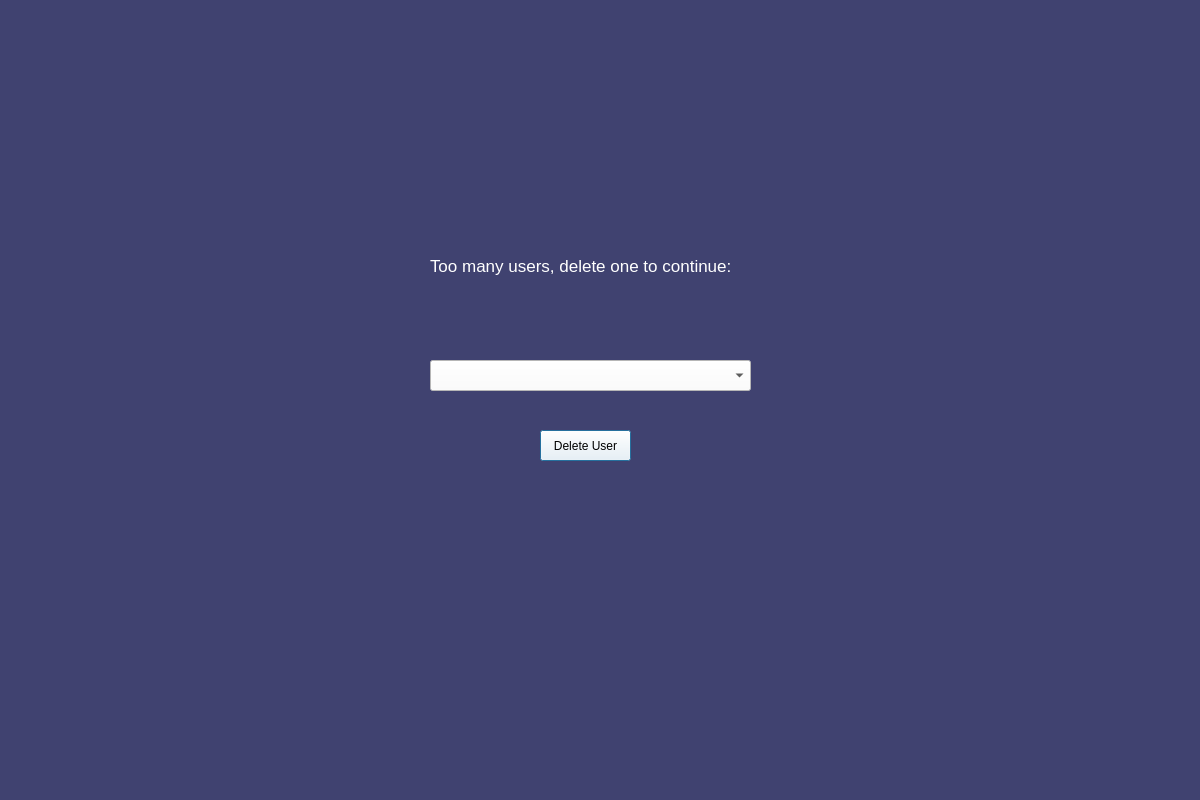
<?xml version="1.0" encoding="UTF-8"?>
<ui version="4.0">
 <class>Dialog</class>
 <widget class="QDialog" name="Dialog">
  <property name="geometry">
   <rect>
    <x>0</x>
    <y>0</y>
    <width>1200</width>
    <height>800</height>
   </rect>
  </property>
  <property name="windowTitle">
   <string>Dialog</string>
  </property>
  <property name="styleSheet">
   <string notr="true">background-color: rgb(64, 66, 112);</string>
  </property>
  <widget class="QLabel" name="login_label">
   <property name="geometry">
    <rect>
     <x>430</x>
     <y>220</y>
     <width>311</width>
     <height>91</height>
    </rect>
   </property>
   <property name="layoutDirection">
    <enum>Qt::LeftToRight</enum>
   </property>
   <property name="styleSheet">
    <string notr="true">color:rgb(255, 255, 255);
font-size: 13pt;</string>
   </property>
   <property name="text">
    <string>Too many users, delete one to continue:</string>
   </property>
  </widget>
  <widget class="QComboBox" name="user_select">
   <property name="geometry">
    <rect>
     <x>430</x>
     <y>360</y>
     <width>321</width>
     <height>31</height>
    </rect>
   </property>
   <property name="styleSheet">
    <string notr="true">background-color: rgb(255, 255, 255);</string>
   </property>
  </widget>
  <widget class="QPushButton" name="deleteuserbutton">
   <property name="geometry">
    <rect>
     <x>540</x>
     <y>430</y>
     <width>91</width>
     <height>31</height>
    </rect>
   </property>
   <property name="styleSheet">
    <string notr="true">background-color: rgb(255, 255, 255);</string>
   </property>
   <property name="text">
    <string>Delete User</string>
   </property>
  </widget>
 </widget>
 <resources/>
 <connections/>
</ui>
